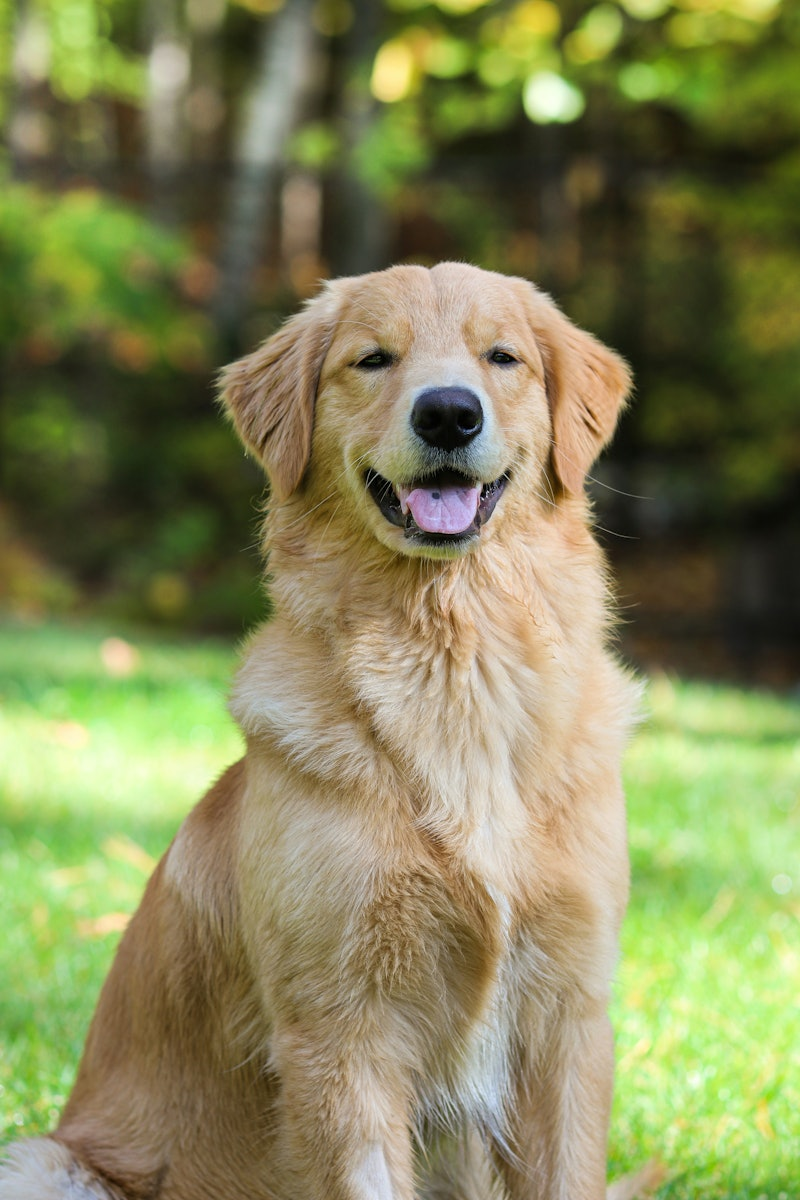
#> input picture 1-common_aigorithms/common_aigorithms/4-Open-SourceFrameworksAndTools/OpenCV_files/dog.jpg, 800 x 1200 px, given in place of the camera
$ python camera.py
#> lines starting #> are read from the running program, lines starting #| are printed output that depends on the picture; after the words box and inside, x2 and y2 are one past the last pixel; in counts of white or black regions, pixels touching at a corner belong together
import cv2
import numpy as np
from PIL import Image

# 打开摄像头
cap = cv2.VideoCapture(0)
# 检查摄像头是否成功打开
if not cap.isOpened():
    print("无法打开摄像头")
    exit()

while True:
    # 读取一帧图像
    ret, frame = cap.read()
#> frame is the input picture: shape (1200, 800, 3); mean B, G, R 88.3, 133.7, 131.8
    # 如果读取失败，退出循环
    if not ret:
        print("无法读取摄像头")
        break

    # 1. 预处理 - 灰度转换
    gray_frame = cv2.cvtColor(frame, cv2.COLOR_BGR2GRAY)
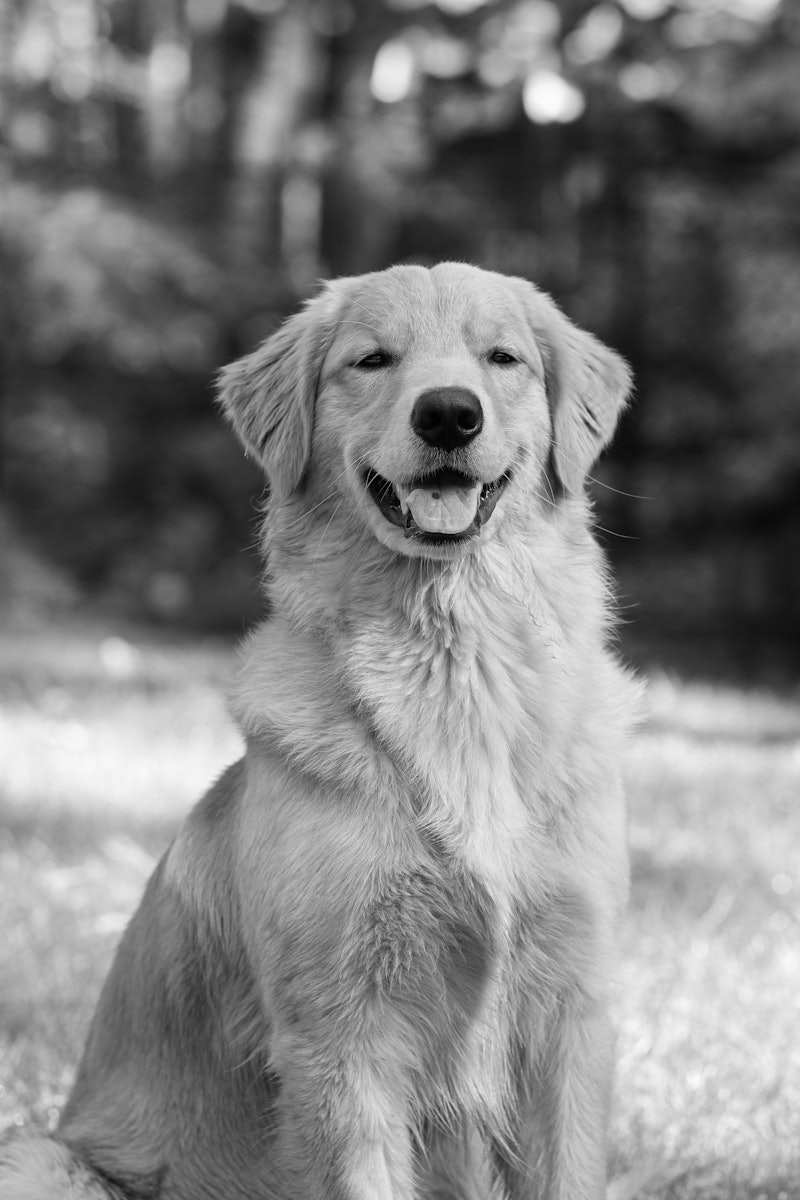
#> gray_frame: shape (1200, 800); min 0, max 253, mean 127.9

    # 2. 预处理 - 图像标准化
    # 计算图像的均值和标准差
    mean = np.mean(gray_frame)
#> mean = 127.9
    std = np.std(gray_frame)
#> std = 60.52
    # 进行标准化
    std_frame = (gray_frame - mean) / std
    # 由于标准化后的像素值可能不在 [0, 255] 范围内，需要进行裁剪和类型转换
    std_frame = np.clip(std_frame, -1, 1)
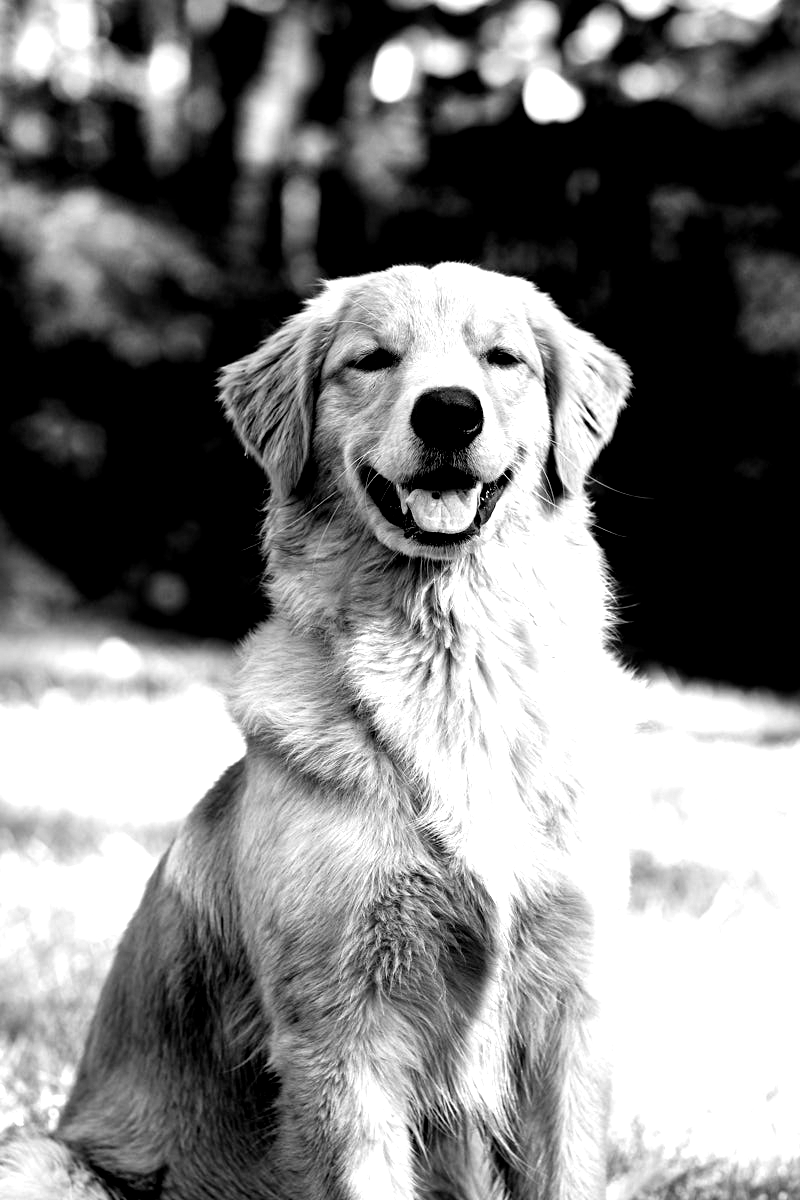
#> std_frame: shape (1200, 800) float64; min -1, max 1, mean 0.00275; drawn with min black and max white
    std_frame = ((std_frame + 1) / 2 * 255).astype(np.uint8)

    # 3. Canny 边缘检测
    edges = cv2.Canny(std_frame, 100, 200)
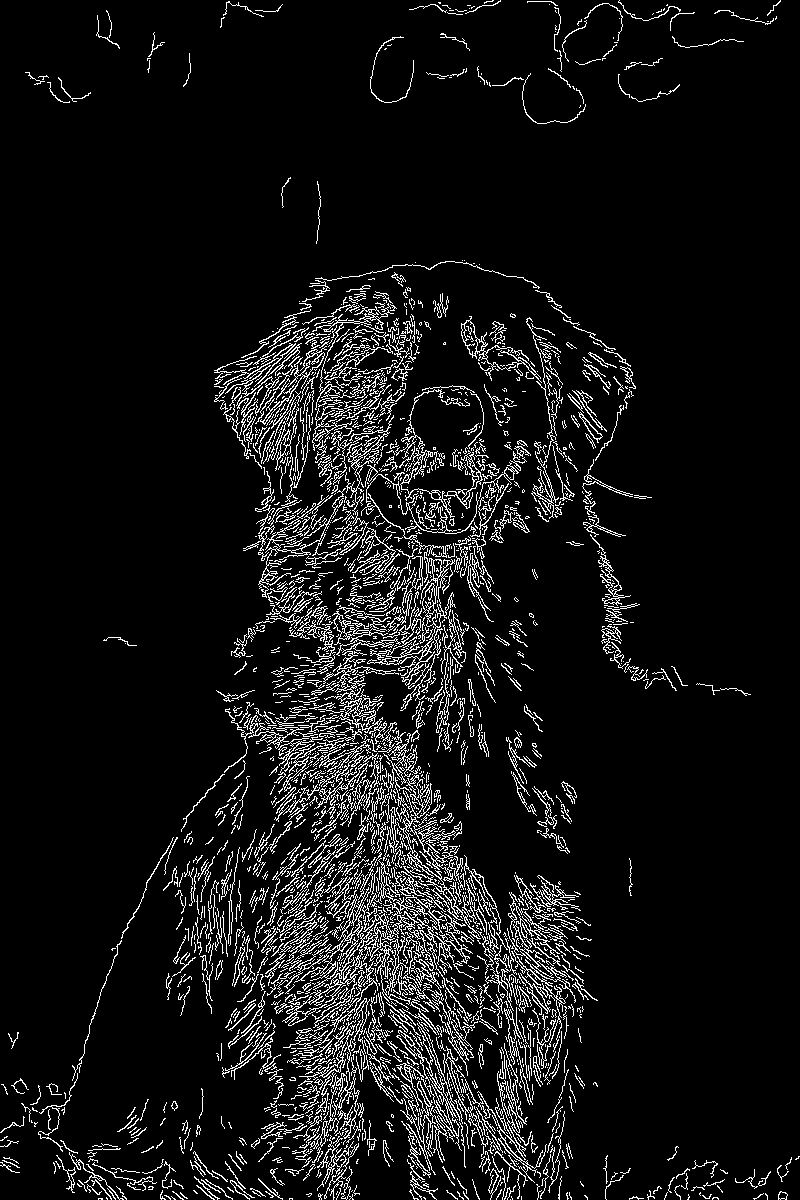
#> edges: shape (1200, 800); 7.7% white in thin lines or dots

    # 4. 轮廓提取
    contours, _ = cv2.findContours(edges, cv2.RETR_TREE, cv2.CHAIN_APPROX_SIMPLE)
#> contours = 3223 contours, 2898 with area under 20; largest, box (x1, y1, x2, y2) and area: (308, 858, 473, 1032) 2232, (367, 548, 456, 686) 1111, (396, 1023, 462, 1175) 938, (396, 803, 481, 939) 898, (284, 857, 376, 991) 743

    # 5. 绘制轮廓
    contour_frame = frame.copy()
    cv2.drawContours(contour_frame, contours, -1, (0, 255, 0), 2)
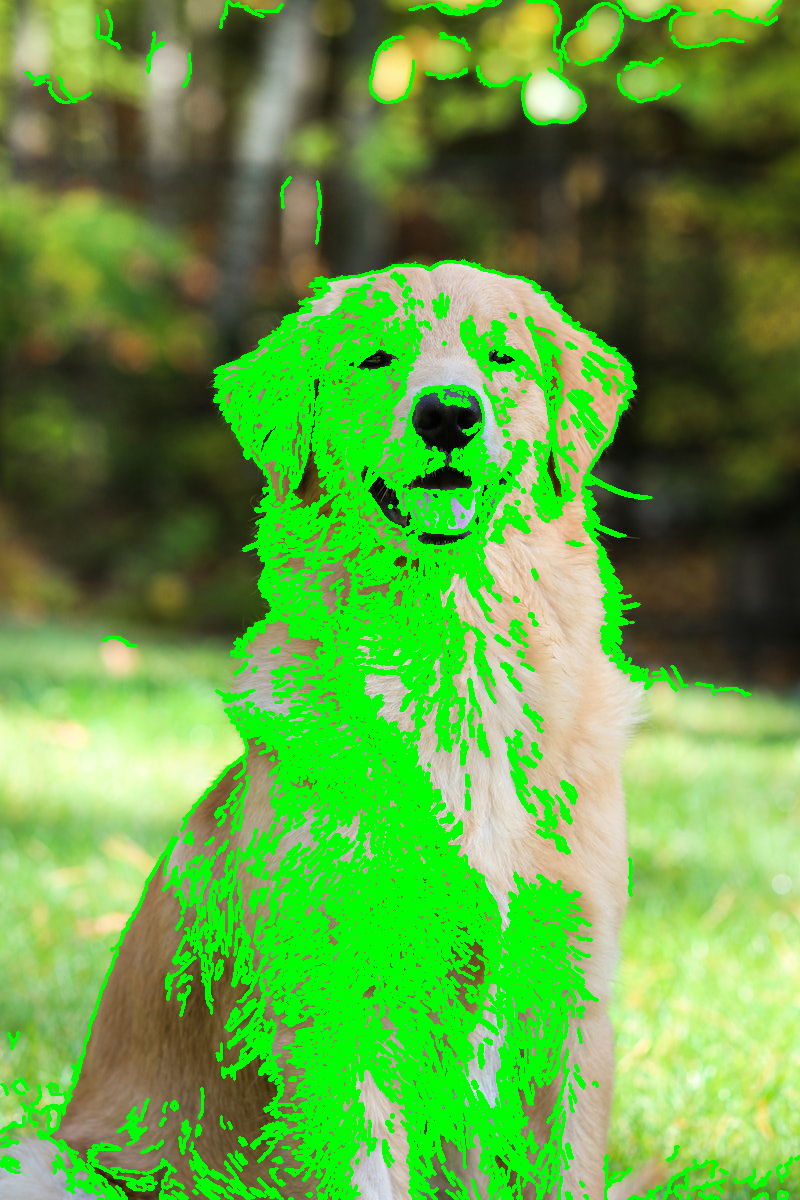
#> contour_frame: shape (1200, 800, 3); mean B, G, R 65.7, 160.3, 98.4

    # 显示图像
    cv2.imshow('frame', contour_frame)
    # 等待按键事件，如果按下 'q' 键，退出循环
    if cv2.waitKey(1) & 0xFF == ord('q'):
#> (key q is pressed here)
        break

# 释放摄像头并关闭所有窗口
cap.release()
cv2.destroyAllWindows()
